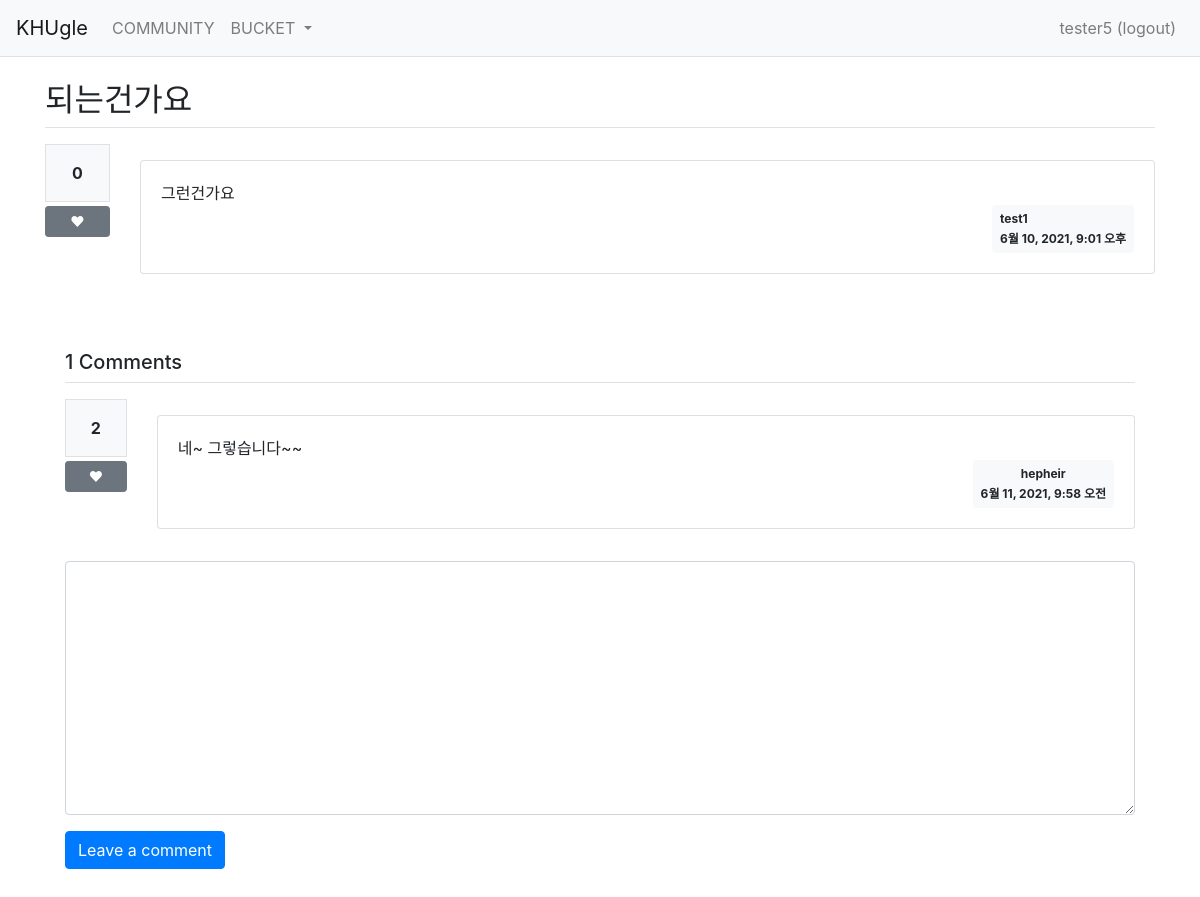
Page /KHUgle/15/ (signed in) on the committed database.
### account/models.py (models this page shows)
class CustomUser(AbstractUser):
    major = models.CharField(max_length=144)# choices=MAJORS

### KHUgle/models.py (models this page shows, shortened)
class Post(models.Model):
    author = models.ForeignKey(CustomUser, on_delete=models.CASCADE) #커스텀 유저 모델과 연결
    title = models.CharField(max_length=144)
    content = models.TextField()
    file = models.FileField(null=True, upload_to='static/files')
    file_path = models.CharField(max_length=500)
    created_at = models.DateTimeField(auto_now_add=True)
    updated_at = models.DateTimeField(null=True, blank=True)
    voter = models.ManyToManyField(CustomUser, related_name='voter_post')
    major = models.CharField(max_length=144)# choices=MAJORS

class Comment(models.Model):
    post = models.ForeignKey(Post, on_delete=models.CASCADE)
    author = models.ForeignKey(CustomUser, on_delete=models.CASCADE)
    content = models.TextField()
    created_at = models.DateTimeField(auto_now_add=True)
    voter = models.ManyToManyField(CustomUser, related_name='voter_comment')

### KHUgle/views.py (the view)
# urls.py: path('<int:post_id>/', views.detail, name='detail'),       #KHUgle의 post detail 페이지
@login_required(login_url='account:login')
def detail(request, post_id):
    post = get_object_or_404(Post, pk=post_id)             # DB에서 가져온다.
    context = {'post':post}
    return render(request, 'KHUgle/post_detail.html', context)

### templates/KHUgle/post_detail.html (shortened to what this page needs)
{% extends 'Base/base.html' %}
{% block content %}
<div class="container my-3">
    <h2 class="border-bottom py-2">{{ post.title }}</h2>
    <div class="row my-3">
        <div class="col-1">
            <div class="bg-light text-center p-3 border font-weight-bolder mb-1">{{ post.voter.count }}</div>
            <a href="#" data-uri="{% url 'KHUgle:vote_post' post.id %}" class="recommend btn btn-sm btn-secondary btn-block my-1">♥</a>
        </div>
        <div class="col-11">
            <div class="card my-3">
                <div class="card-body">
                    <div class="card-text" style="white-space: pre-line;">{{ post.content }}</div>
                    <div class="d-flex justify-content-end">
                        <div class="badge badge-light p-2 text-left">
                            <div class="mb-2">{{ post.author.username }}</div>
                            <div>{{ post.created_at }}</div>
                        </div>
                    </div>
                </div>
            </div>
        </div>
    </div>
    <div class="card-body">
        <h5 class="border-bottom my-3 py-2">{{ post.comment_set.count }} Comments</h5>
        {% for comment in post.comment_set.all %}
        <div class="row my-3">
            <div class="col-1">
                <div class="bg-light text-center p-3 border font-weight-bolder mb-1">{{ comment.voter.count }}</div>
                <a href="#" data-uri="{% url 'KHUgle:vote_comment' comment.id %}" class="recommend btn btn-sm btn-secondary btn-block my-1">♥</a>
            </div>
            <div class="col-11">
                <div class="card my-3">
                    <div class="card-body">
                        <div class="card-text" style="white-space: pre-line;">{{ comment.content }}</div>
                        <div class="d-flex justify-content-end">
                            <div class="badge badge-light p-2">
                                <div class="mb-2">{{ comment.author.username }}</div>
                                <div>{{ comment.created_at }}</div>
                            </div>
                        </div>
                    </div>
                </div>
            </div>
        </div>
        {% endfor %}
        <form action="{% url 'KHUgle:comment_create' post.id %}" method="post">
            <div class ="form-group">
                <textarea name="content" id="content" class="form-control" rows="10"></textarea>
            </div>
            <input type="submit" value="Leave a comment" class="btn btn-primary">
        </form>
</div>
{% endblock %}

### templates/Base/navbar.html (shortened to what this page needs)
<nav class="navbar navbar-expand-lg navbar-light bg-light border-bottom">
    <a class="navbar-brand" href="{% url 'KHUgle:index' %}">KHUgle</a>
    <div class="collapse navbar-collapse justify-content-between" id="navbarNav">
        <ul class="navbar-nav mr-auto">
            <li>
                <a class="nav-item nav-link" href={% url 'KHUgle:index' %}>COMMUNITY</a>
            </li>
            <li class="nav-item dropdown">
                <a class = "nav-link dropdown-toggle" href="#" id="navbarDropdown" role="button" data-toggle="dropdown" aria-haspopup="true" aria-expanded="false">
                    BUCKET
                </a>
            </li>
        </ul>
        <ul class = "navbar-nav">
                {% if user.is_authenticated %}
                <a class="nav-link" href={% url 'account:logout' %}>{{ user.username }} (logout)</a>
                {% else %}
                <a class="nav-link" href={% url 'account:login' %}>LOGIN</a>
                {% endif %}
        </ul>
    </div>
</nav>

### rows in the picture
CustomUser: username "tester5"
Post: title "되는건가요", voter.count "0", content "그런건가요", author.username "test1", created_at "6월 10, 2021, 9:01 오후", comment_set.count "1"
Comment: voter.count "2", content "네~ 그렇습니다~~", author.username "hepheir", created_at "6월 11, 2021, 9:58 오전"
